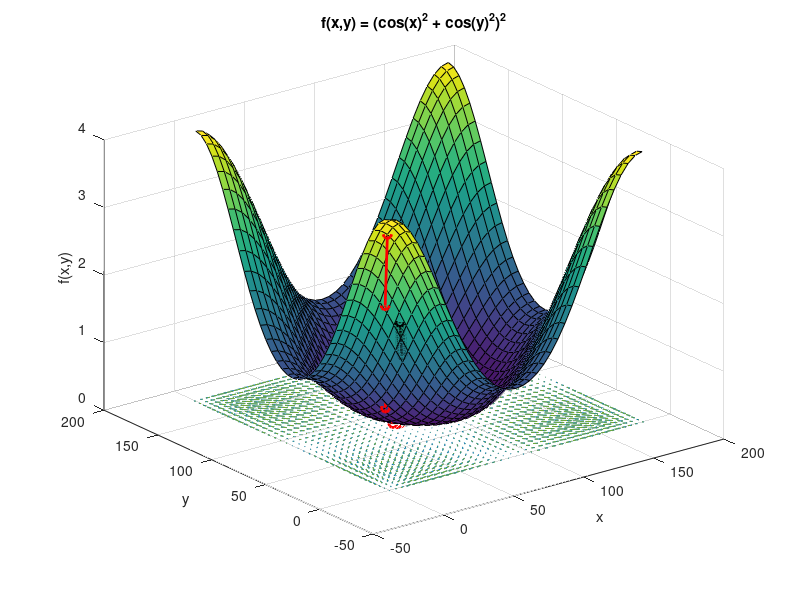
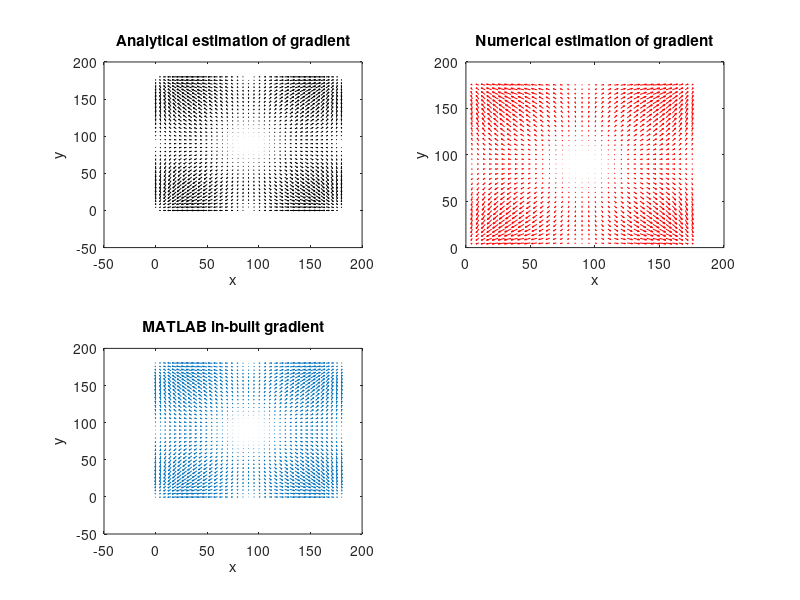

MATLAB code to generate these figures, in order:
clear all
close all

% define range
xvec = 0:5:180;
yvec = 0:5:180;

[X,Y] = meshgrid(xvec,yvec);

% define function
% NOTE: this is the misfit function (not the synthetic g(m))
fx = @(X,Y) (cosd(X).^2 + cosd(Y).^2).^2;

Z = fx(X,Y);

% plot function
figure(1)
surf(X,Y,Z); 
title(sprintf('f(x,y) = (cos(x)^2 + cos(y)^2)^2'));
xlabel('x'); ylabel('y'); zlabel('f(x,y)')

%---------------------------------------------------------------
% calculate gradient
% ANALYTICALLY
% This can also be used in partial derivative matrix
dfdx = @(X,Y) -4*(cosd(X).*sind(X)).*(cosd(X).^2 + cosd(Y).^2);
dfdy = @(X,Y) -4*(cosd(Y).*sind(Y)).*(cosd(X).^2 + cosd(Y).^2);

% Plot gradient
figure
subplot(2,2,1)
quiver(X,Y,dfdx(X,Y),dfdy(X,Y),'k')
title('Analytical estimation of gradient');
xlabel('x'); ylabel('y');

%---------------------------------------------------------------
% Numerical estimation of gradient (without analytical derivatives)
delx = 5; dely = 5;
% remove boundary points 
xvec_grad = xvec(2):delx:xvec(end-1);
yvec_grad = yvec(2):delx:yvec(end-1);
[numX,numY] = meshgrid(xvec_grad,yvec_grad);

% Numerical gradient using central difference
for ii=2:length(xvec)-1
    for jj=2:length(yvec)-1
        delzdelx(jj-1,ii-1) = (Z(jj,ii+1)-Z(jj,ii-1))/(2*delx);
        delzdely(jj-1,ii-1) = (Z(jj+1,ii)-Z(jj-1,ii))/(2*dely);
    end
end

subplot(2,2,2)
quiver(numX,numY,delzdelx,delzdely,'r')
title('Numerical estimation of gradient');
xlabel('x'); ylabel('y');

%---------------------------------------------------------------
% Compare with MATLAB inbuilt
[px,py] = gradient(Z);
subplot(2,2,3)
quiver(X,Y,px,py)
title('MATLAB in-built gradient');
xlabel('x'); ylabel('y');

%=================================================================
% Find minimum
% Gradient descent
% Hessian estimation not required

% Initial guess
x = 10;
y = 15;
delx = 1; dely = 1;
step_size = 10;

for ii=1:100
    % compute gradient analytically
    dgdx = dfdx(x(ii),y(ii)); dgdy = dfdy(x(ii),y(ii));
    % You can also compute gradient Numerically 
    %dgdx = (fx(x(ii)+delx,y(ii))- fx(x(ii)-delx,y(ii)))/(2*delx);
    %dgdy = (fx(x(ii),y(ii)+dely)- fx(x(ii),y(ii)-dely))/(2*dely);

    % Model update
    x(ii+1) = x(ii) - step_size*dgdx;
    y(ii+1) = y(ii) - step_size*dgdy;
end

figure(1)
hold on
plot3(x,y,fx(x,y),'o-r','LineWidth',2)
quiver(X,Y,px,py)

%=================================================================
% Find minimum
% Newtons method

% Hessian Analytically
d2fdx2 =@(X,Y) 12*cosd(X)*sind(X)-4*(cosd(X).^4)-4*(cosd(X).^2)*(cosd(Y).^2)+4*(cosd(Y).^2)*(sind(X).^2);
d2fdy2 = @(X,Y)12*cosd(Y)*sind(Y)-4*(cosd(Y).^4)-4*(cosd(X).^2)*(cosd(Y).^2)+4*(cosd(X).^2)*(sind(Y).^2);
d2fdxdy = @(X,Y)8*cosd(X)*sind(X)*cosd(Y)*sind(Y);
d2fdydx =@(X,Y) 8*cosd(X)*sind(X)*cosd(Y)*sind(Y);

% Initial guess random
x = 100;
y = 100;

for ii = 1:100
    Gh = [dfdx(x(ii),y(ii)) dfdy(x(ii),y(ii))];
    
    % second order partial derivative matrix 
    K = [d2fdx2(x(ii),y(ii)) d2fdxdy(x(ii),y(ii)); 
        d2fdydx(x(ii),y(ii)) d2fdy2(x(ii),y(ii))];
        
    % Hessian gives the direction of descent
    H = (Gh * Gh') + K*fx(x(ii),y(ii)); 
    
    dm = -inv(H) * Gh' * fx(x(ii),y(ii));
    
    % Model update
    x(ii+1) = x(ii) + dm(1);
    y(ii+1) = y(ii) + dm(2);
end

figure(1)
hold on
plot3(x,y,fx(x,y),'o-k','LineWidth',2)
quiver(X,Y,px,py)